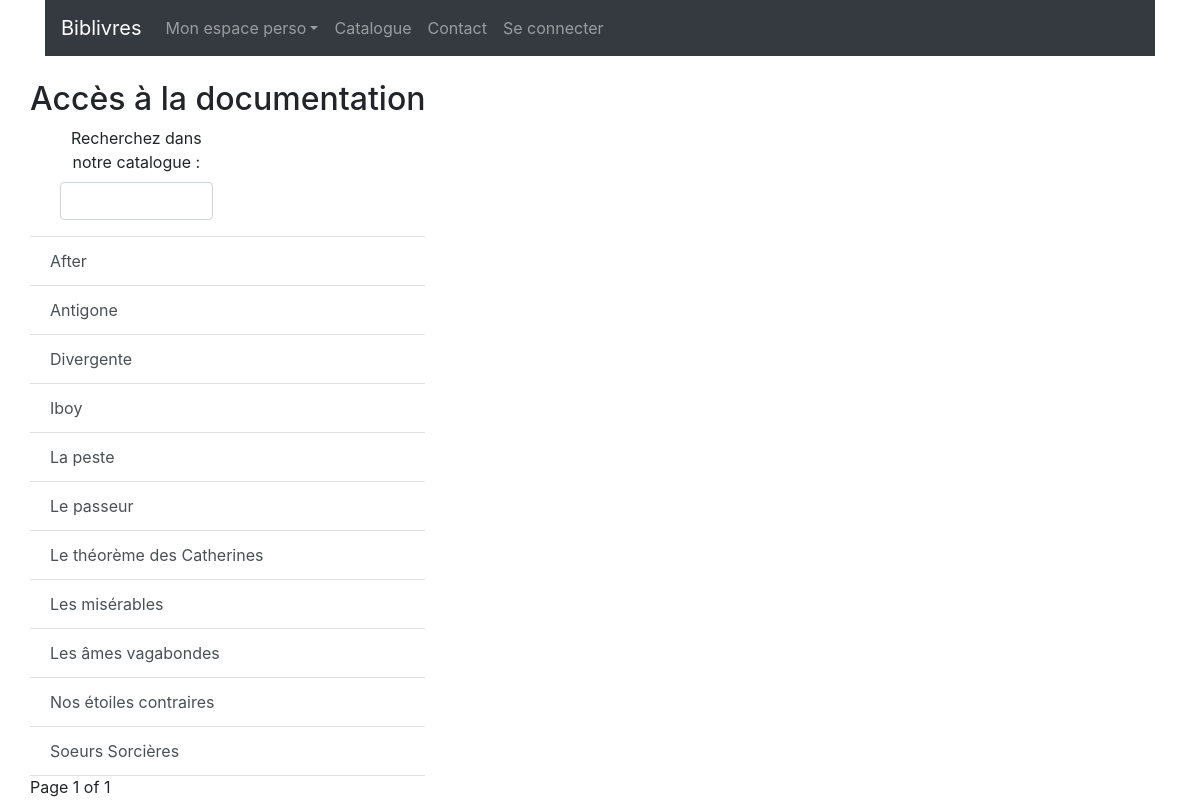
/polls/catalogue/, run on an earlier commit of the app's database.
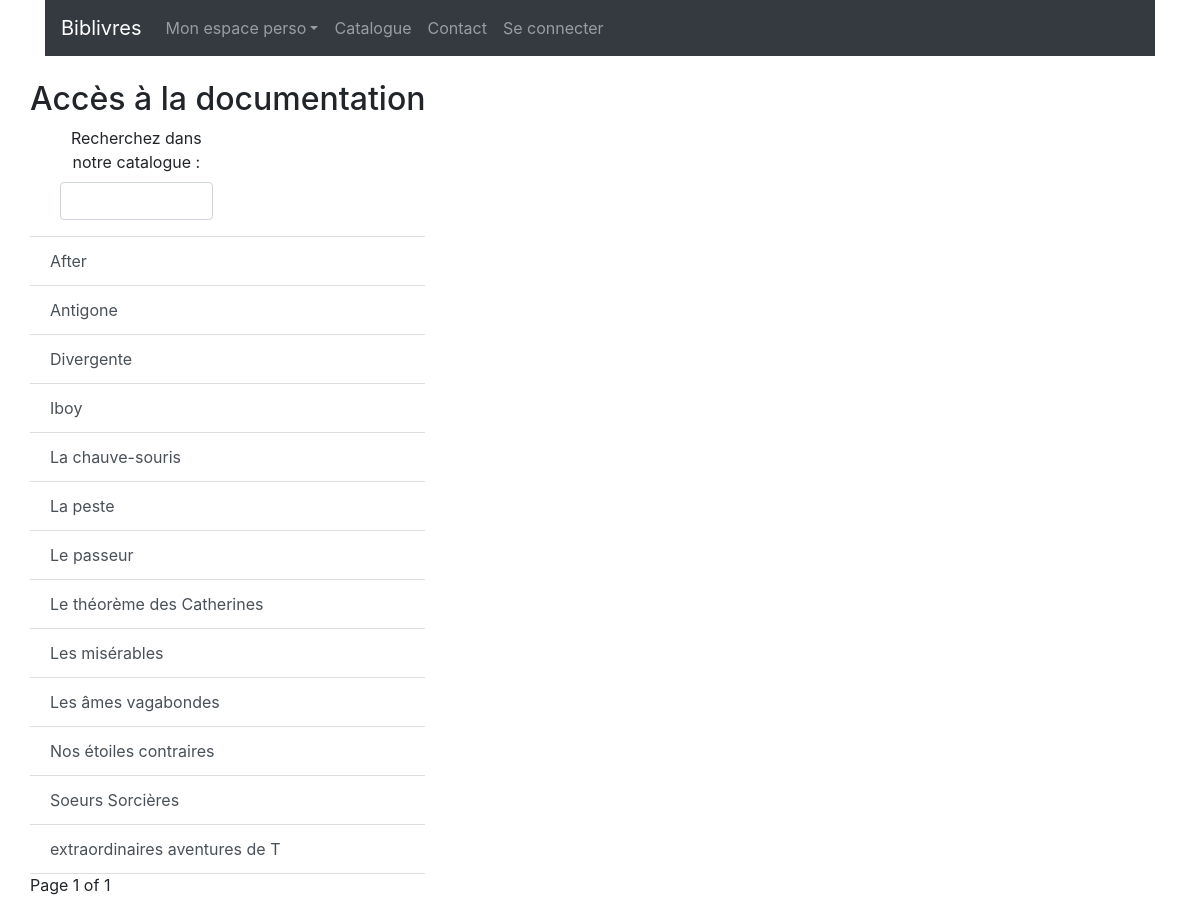
And on a later commit of the database.
### polls/models.py (models this page shows, shortened)
class Livre(models.Model):
    nomAuteur = models.CharField(max_length=20)
    prenomAuteur = models.CharField(max_length=20)
    titre = models.CharField(max_length=30)
    disponible=models.BooleanField(default=True)
    empruntable=models.BooleanField(default=False)
    support=models.CharField(null=True, blank=True,max_length=15)
    categorie=models.CharField(null=True, blank=True,max_length=30)
    theme=models.CharField(null=True, blank=True,max_length=30)
    date_publication=models.DateField(null=True, blank=True)
    cree_le=models.DateField(default=timezone.now())
    supprime_le=models.DateField(null=True, blank=True)

### polls/views.py (the view)
# urls.py: path('catalogue/', views.catalogue, name='catalogue'),
def catalogue(request):     #affichage de la vue de la page du catalogue
    List = Livre.objects.order_by('titre')
    paginator = Paginator(List, 25)
    page = request.GET.get('page')
    livresList = paginator.get_page(page)
    context = {
        'livresList': livresList,
    }
    return render(request, 'polls/catalogue.html', context)

### polls/templates/polls/catalogue.html (shortened to what this page needs)
{% extends 'polls/base.html' %}
{% block content %}
<h2>Accès à la documentation</h2>
{% include 'polls/search_form.html' %}
<div class="list-group list-group-flush">
    {% for livre in livresList %}
    <a href="{% url 'polls:detail' pk=livre.id %}" class="list-group-item list-group-item-action">{{livre.titre}}</a>
    {% endfor %}
</div>
<div class="pagination">
    <span class="step-links">
    <span class="current">
        Page {{livresList.number}} of {{livresList.paginator.num_pages}}
    </span>
    </span>
</div>
{% endblock %}

### polls/templates/polls/base.html (shortened to what this page needs)
<!DOCTYPE html>
<html>
  <head>
    <link rel="stylesheet" href="https://stackpath.bootstrapcdn.com/bootstrap/4.3.1/css/bootstrap.min.css">
    <link rel="stylesheet" href="https://cdn.jsdelivr.net/npm/bootstrap-icons@1.7.1/font/bootstrap-icons.css">
  </head>
  <body>
    <div class="container">
      <nav class="navbar navbar-expand navbar-dark bg-dark">
        <a class="navbar-brand" href="/">Biblivres</a>
        <ul class="navbar-nav">
          <li class="nav-item dropdown">
            <a class="nav-link dropdown-toggle" href="#" data-toggle="dropdown" aria-haspopup="true" aria-expanded="false" role="button">Mon espace perso</a>
          </li>
          <li class="nav-item"><a class="nav-link " href="/catalogue/">Catalogue</a></li>
          <li class="nav-item"><a class="nav-link " href="/contact/">Contact</a></li>
          <li class="nav-item"><a class="nav-link " href="/login/">
            {% if request.user.is_authenticated %} Se déconnecter
            {% else %} Se connecter
            {% endif %} </a></li>
        </ul>
      </nav>
    </div>
    <br>
    <div class="container">
        <div class="row">
          <div class="box">
            {% block content %}{% endblock %}
          </div>
        </div>
      </div>
  </body>
</html>

### polls/templates/polls/search_form.html
<div class="col-lg-12 detail-separator">
    <form class="col-md-6 col-md-offset-3 text-center" action="{% url 'polls:search' %}" method="get" accept-charset="utf-8">
        <div class="form-group">
            <label for="searchForm">Recherchez dans notre catalogue : </label>
            <input id="searchForm" class="form-control" name="query">
        </div>
    </form>
</div>

What changed in the data, as far as the page shows it:
added Livre: titre "La chauve-souris"
added Livre: titre "extraordinaires aventures de T"
